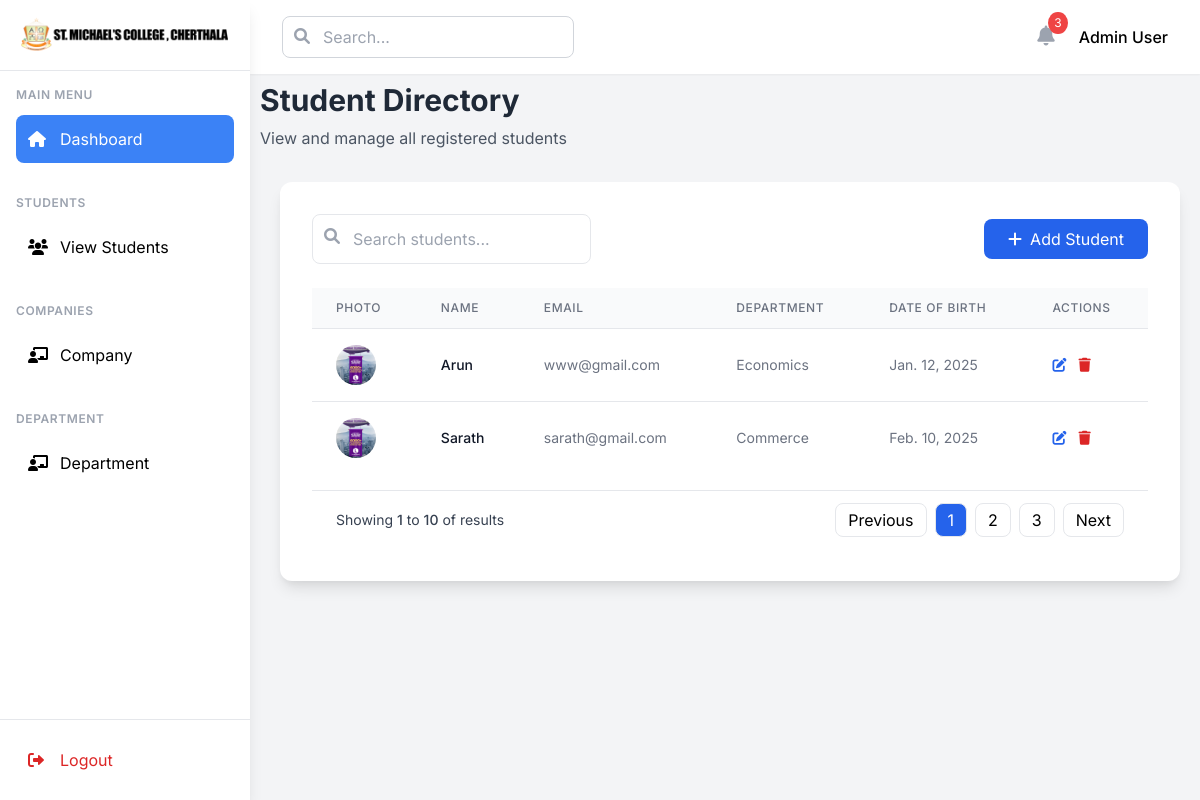
/students/, run on an earlier commit of the app's database.
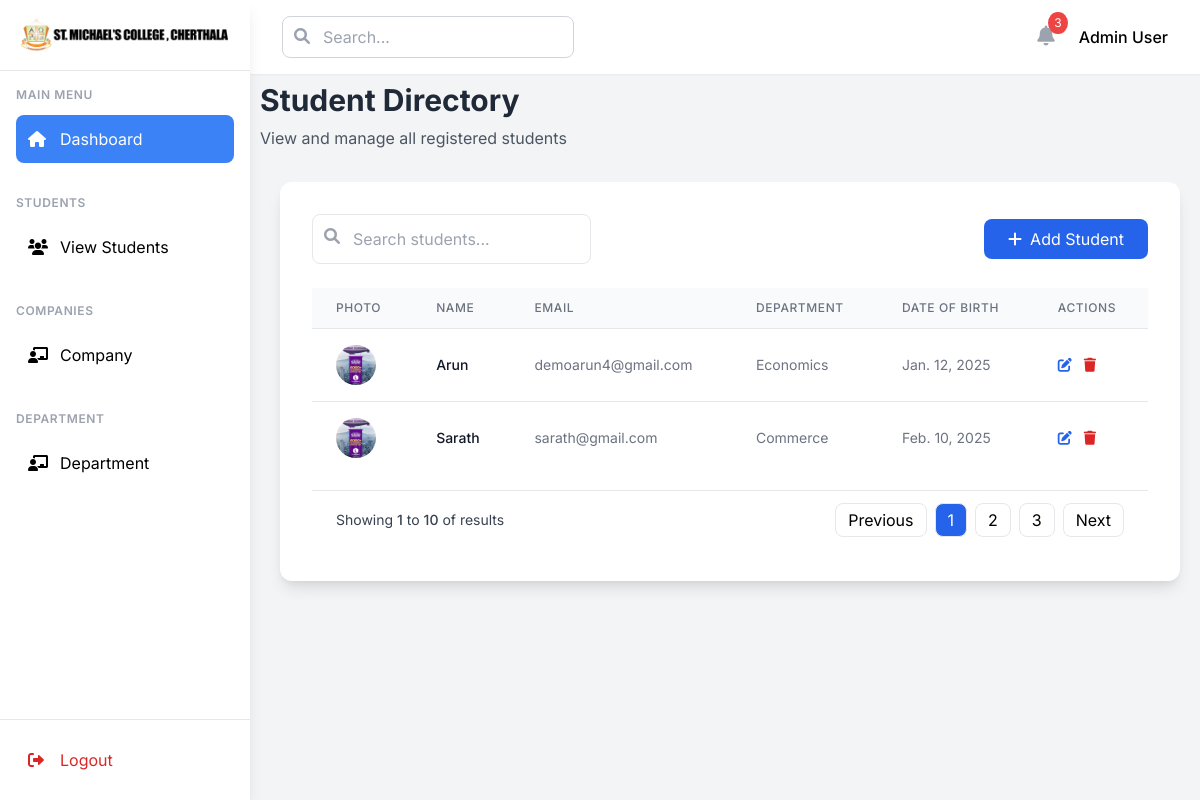
And on a later commit of the database.
### college_admin/models.py (models this page shows, shortened)
class CustomUser(AbstractBaseUser,PermissionsMixin):
    name=models.CharField(max_length=200)
    email=models.EmailField(unique=True)
    is_active=models.BooleanField(default=True)
    is_staff=models.BooleanField(default=False)
    is_superuser=models.BooleanField(default=False)
    is_company=models.BooleanField(default=False)
    objects = CustomUserManager()
    USERNAME_FIELD = 'email'
    REQUIRED_FIELDS = ['']

class Student(CustomUser):
    std_id=models.CharField(unique=True,max_length=50)
    img=models.FileField(upload_to='media/student_image',null=True,blank=True)
    options=(
        ("Male","Male"),
        ("Female","Female"),
        ("Others","Others")
    )
    gender=models.CharField(max_length=100,choices=options,default="Male")
    dob=models.DateField(null=True)
    department=models.ForeignKey(Department,on_delete=models.CASCADE)

class CustomUser(AbstractBaseUser,PermissionsMixin):
    name=models.CharField(max_length=200)
    email=models.EmailField(unique=True)
    is_active=models.BooleanField(default=True)
    is_staff=models.BooleanField(default=False)
    is_superuser=models.BooleanField(default=False)
    is_company=models.BooleanField(default=False)
    objects = CustomUserManager()
    USERNAME_FIELD = 'email'
    REQUIRED_FIELDS = ['']

class Department(models.Model):
    name = models.CharField(max_length=100)
    hod_name = models.CharField(max_length=100,null=True)
    created_at = models.DateTimeField(auto_now_add=True)

### college_admin/views.py (the view)
# urls.py: path('students/',StudentView.as_view(),name='stu'),
class StudentView(TemplateView):
    template_name='students.html'
    def get_context_data(self, **kwargs):
        context = super().get_context_data(**kwargs)
        context['students'] = Student.objects.all()
        context['department'] = Department.objects.all()
        return context

### college_admin/templates/students.html (shortened to what the changed rows need)
{% extends "admin_home.html" %}
{% block home %}
    <div class="main-contents">
        <div class="mb-8 mt-2">
            <div>
                <h1 class="text-3xl font-bold text-gray-800">Student Directory</h1>
            </div>
        </div>
        <div class="bg-white rounded-xl shadow-lg" style="margin:20px;">
            <div class="p-8">
                <div class="overflow-x-auto">
                    <table class="min-w-full divide-y divide-gray-200">
                        <thead class="bg-gray-50">
                            <tr>
                                <th class="px-6 py-3 text-left text-xs font-medium text-gray-500 uppercase tracking-wider">
                                    Photo
                                </th>
                                <th class="px-6 py-3 text-left text-xs font-medium text-gray-500 uppercase tracking-wider">
                                    Name
                                </th>
                                <th class="px-6 py-3 text-left text-xs font-medium text-gray-500 uppercase tracking-wider">
                                    Email
                                </th>
                                <th class="px-6 py-3 text-left text-xs font-medium text-gray-500 uppercase tracking-wider">
                                    Department
                                </th>
                                <th class="px-6 py-3 text-left text-xs font-medium text-gray-500 uppercase tracking-wider">
                                    Date of Birth
                                </th>
                                <th class="px-6 py-3 text-left text-xs font-medium text-gray-500 uppercase tracking-wider">
                                    Actions
                                </th>
                            </tr>
                        </thead>
                        <tbody class="bg-white divide-y divide-gray-200">
                            {% for student in students %}
                            <tr>
                                <td class="px-6 py-4 whitespace-nowrap">
                                    <img src="{{ student.img.url }}" alt="{{ student.name }}"
                                         class="h-10 w-10 rounded-full object-cover">
                                </td>
                                <td class="px-6 py-4 whitespace-nowrap">
                                    <div class="text-sm font-medium text-gray-900">{{ student.name }}</div>
                                </td>
                                <td class="px-6 py-4 whitespace-nowrap">
                                    <div class="text-sm text-gray-500">{{ student.email }}</div>
                                </td>
                                <td class="px-6 py-4 whitespace-nowrap">
                                    <div class="text-sm text-gray-500">{{ student.department.name }}</div>
                                </td>
                                <td class="px-6 py-4 whitespace-nowrap">
                                    <div class="text-sm text-gray-500">{{ student.dob }}</div>
                                </td>
                                <td class="px-6 py-4 whitespace-nowrap text-sm font-medium">
                                    <div class="flex space-x-3">
                                        <a href="{% url 'edit-stu' student.id %}"
                                           class="text-blue-600 hover:text-blue-900">
                                            <i class="fas fa-edit"></i>
                                        </a>
                                        <a href="{% url 'del-stu' student.id %}"
                                           class="text-red-600 hover:text-red-900">
                                            <i class="fas fa-trash"></i>
                                        </a>
                                    </div>
                                </td>
                            </tr>
                            {% endfor %}
                        </tbody>
                    </table>
                </div>
            </div>
        </div>
    </div>
{% endblock %}

What changed in the data, as far as the page shows it:
changed through a linked row, Student "Arun": email "www@gmail.com" → "demoarun4@gmail.com"
